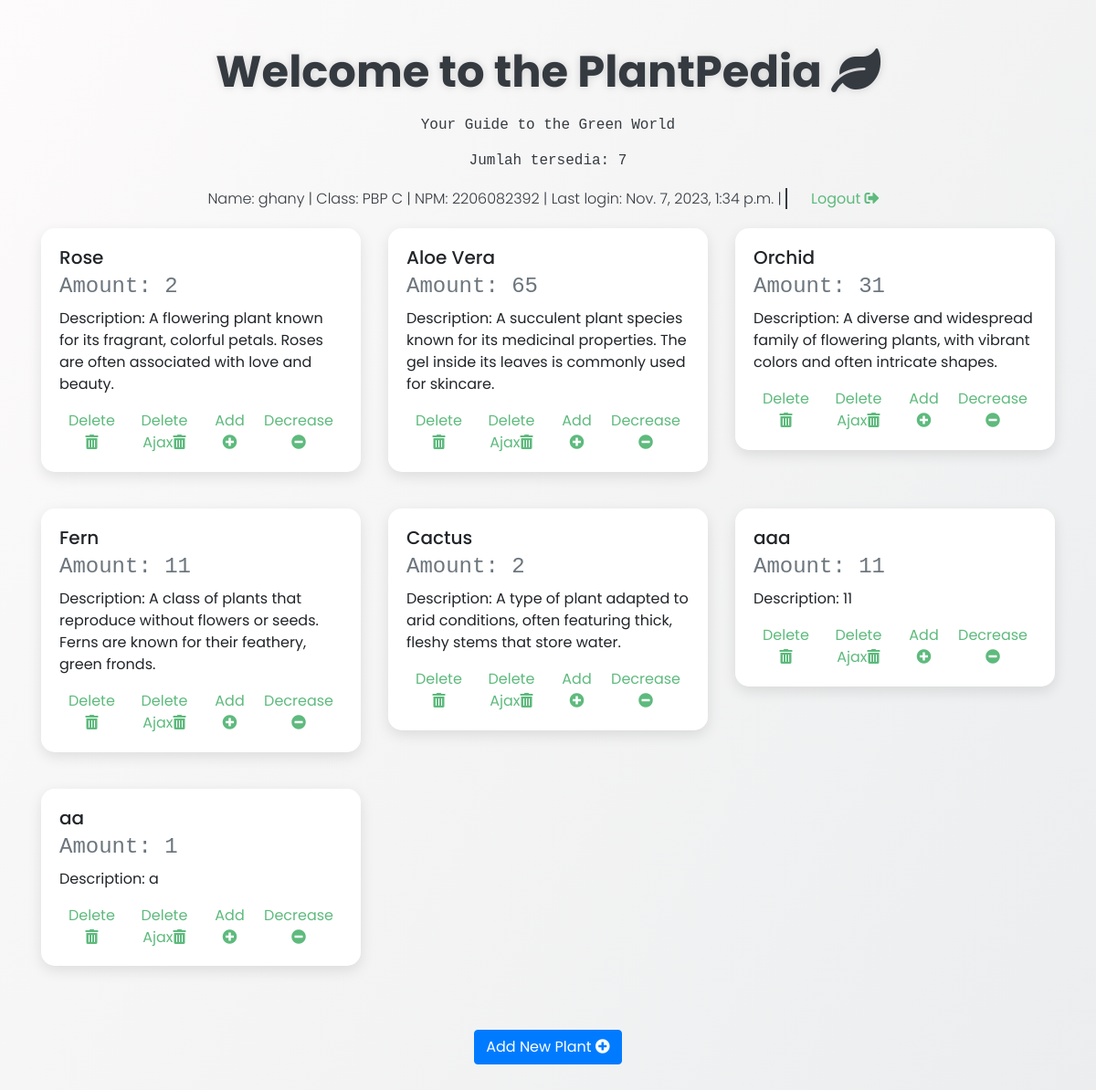
The app's page / (signed in) with its own data.
### main/models.py (models this page shows)
class Item(models.Model):
    name = models.CharField(max_length=100)
    amount = models.IntegerField()
    description = models.TextField()
    user = models.ForeignKey(User, on_delete=models.CASCADE)

### main/views.py (the view)
# urls.py: path('', views.all_items_detail, name='all_items_detail'),
@login_required(login_url='/login')
def all_items_detail(request):
    items = Item.objects.filter(user=request.user)
    context = {
        'items': items,
        'name': request.user.username,
        'class': 'PBP C',
        'npm': '2206082392',
        'item_count': items.count(),
    }
    return render(request, 'main/all_items_detail.html', context)

### main/templates/main/all_items_detail.html (shortened to what this page needs)
<!DOCTYPE html>
<html>
<head>
    <link rel="stylesheet" href="https://stackpath.bootstrapcdn.com/bootstrap/4.1.3/css/bootstrap.min.css"/>
    <link href="https://cdnjs.cloudflare.com/ajax/libs/font-awesome/5.13.0/css/all.min.css" rel="stylesheet">
    <link href="https://cdnjs.cloudflare.com/ajax/libs/animate.css/3.7.2/animate.css" rel="stylesheet">
    <link href="https://cdn.rawgit.com/michalsnik/aos/2.1.1/dist/aos.css" rel="stylesheet">
</head>
<body data-aos="fade-in">
    <h1 class="animated fadeInDown">Welcome to the PlantPedia <i class="fas fa-leaf"></i></h1>
    <h2 class="info-bar animated fadeInDown">Your Guide to the Green World</h2>
    <h2 class="info-bar animated fadeInDown">Jumlah tersedia: {{ item_count }}</h2>
    <div class="info-bar animated fadeInUp">
        <span>Name: {{ name }}</span> |
        <span>Class: {{ class }}</span> |
        <span>NPM: {{ npm }}</span> |
        <span>Last login: {{ request.user.last_login }}</span> |
        <span><a class="btn-link" href="{% url 'logout' %}">Logout <i class="fas fa-sign-out-alt"></i></a></span>
    </div>
    <div class="container" >
        <div class="row">
            {% for item in items %}
                <div class="col-lg-4 col-md-6" data-aos="zoom-in">
                    <div class="card">
                        <div class="card-body animated flipInX">
                            <h5 class="card-title">{{ item.name }}</h5>
                            <h6 class="card-subtitle mb-2 text-muted">Amount: {{ item.amount }}</h6>
                            <p class="card-text">Description: {{ item.description }}</p>
                            <div class="btn-group">
                                <a href="{% url 'remove_item' item.pk %}" class="btn-link">Delete <i class="fas fa-trash-alt"></i></a>
                                <a href="#" data-id="{{ item.pk }}" class="btn-link delete-ajax">Delete Ajax<i class="fas fa-trash-alt"></i></a>
                                <a href="{% url 'add_quantity' item.pk %}" class="btn-link">Add <i class="fas fa-plus-circle"></i></a>
                                <a href="{% url 'remove_quantity' item.pk %}" class="btn-link">Decrease <i class="fas fa-minus-circle"></i></a>
                            </div>
                        </div>
                    </div>
                </div>
            {% empty %}
                <p class="text-center w-100 animated fadeIn" data-aos="zoom-in">No items available right now.</p>
            {% endfor %}
        </div>
    </div>
    <div class="containerBtn animated flipInY">
        <button type="button" class="btn btn-primary" data-toggle="modal" data-target="#addItemModal">
            Add New Plant <i class="fas fa-plus-circle"></i>
        </button>
    </div>
</body>
</html>

### main/templates/main/all_items_detail.html (style rules this page uses)
* { transition: all 0.25s linear; }
body { background: linear-gradient(120deg, #fdfbfb 0%, #ebedee 100%); font-family: 'Poppins', sans-serif; }
h1 { text-align: center; padding-top: 50px; color: #343a40; font-weight: bold; font-size: 3em; text-shadow: 0px 0px 10px rgba(0, 0, 0, 0.15); }
h2 { text-align: center; padding-top: 10px; color: #343a40; font-weight: 300; font-size: 2em; font-family: 'Courier New', Courier, monospace; }
.info-bar { text-align: center; padding-top: 10px; color: #343a40; font-weight: 300; font-size: 1em; margin-top: 10px; }
a, .btn-link { color: #5eba7d; }
.card { box-shadow: 0px 5px 15px rgba(0, 0, 0, 0.1); margin: 20px auto; border: 0; border-radius: 15px; }
.containerBtn { text-align: center; padding: 50px 0; }
.card-body { display: flex; flex-direction: column; justify-content: space-between; }
.card-text { font-size: 1em; font-family: 'Poppins', sans-serif; }
.card-subtitle { font-size: 1.5em; font-family: 'Courier New', Courier, monospace; }
.info-bar span:last-child { padding-left: 1em; border-left: 2px solid #343a40; }
.btn-group { display: flex; justify-content: space-between; }
.btn-link { flex-grow: 1; margin: 0 10px; text-align: center; }

### records on screen
Item: name "Rose", amount "2", description "A flowering plant known for its fragrant, colorful petals. Roses are often associated with love and beauty."
Item: name "Aloe Vera", amount "65", description "A succulent plant species known for its medicinal properties. The gel inside its leaves is commonly used for skincare."
Item: name "Orchid", amount "31", description "A diverse and widespread family of flowering plants, with vibrant colors and often intricate shapes."
Item: name "Fern", amount "11", description "A class of plants that reproduce without flowers or seeds. Ferns are known for their feathery, green fronds."
Item: name "Cactus", amount "2", description "A type of plant adapted to arid conditions, often featuring thick, fleshy stems that store water."
Item: name "aaa", amount "11", description "11"
Item: name "aa", amount "1", description "a"

### other values on screen
{{ item_count }} "7"
{{ name }} "ghany"
{{ class }} "PBP C"
{{ npm }} "2206082392"
{{ request.user.last_login }} "Nov. 7, 2023, 1:34 p.m."
